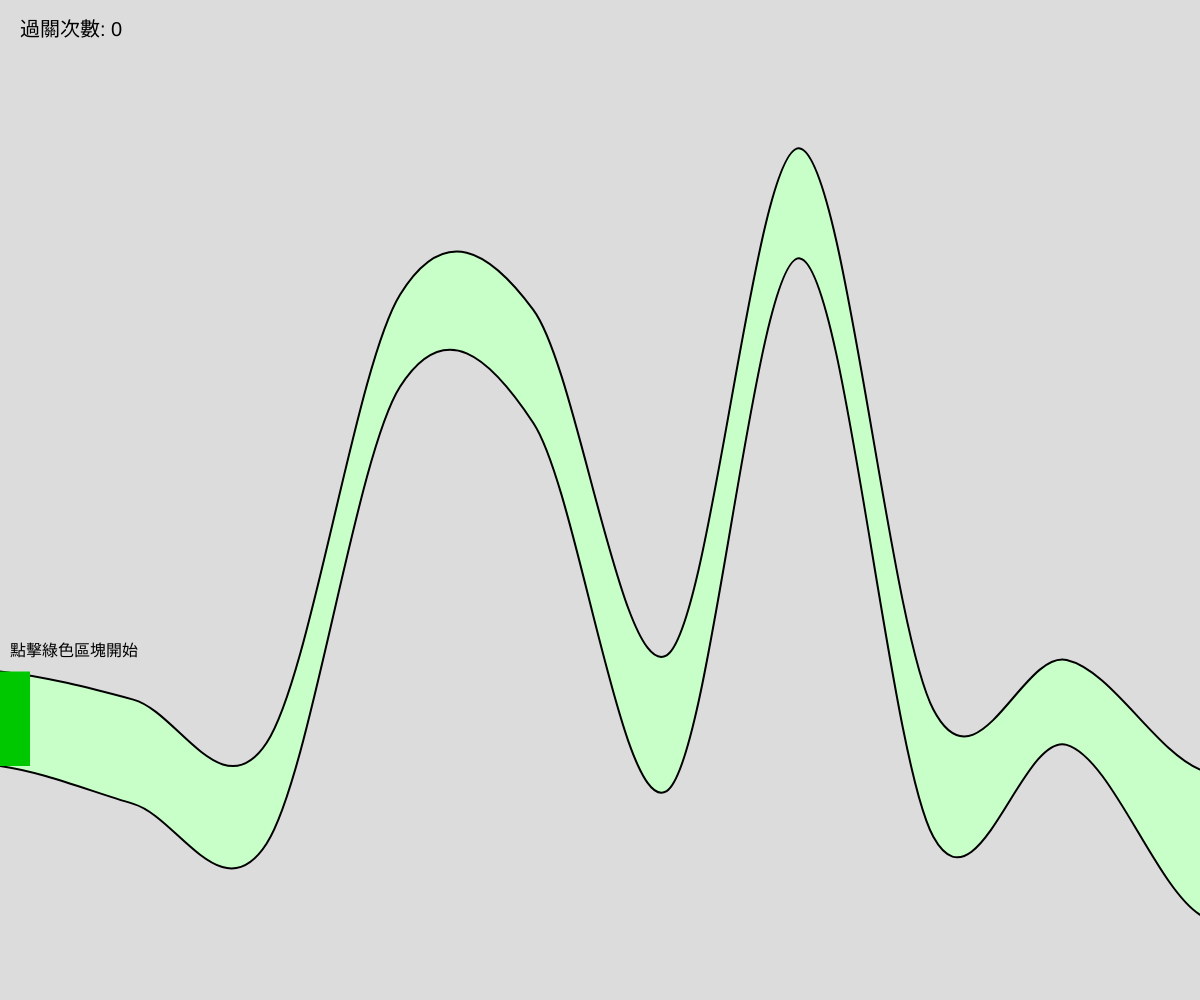
Frame 1 (no input)
Frame 60 (no input): identical to frame 1, image omitted
Frame 120 (the mouse pressed at the canvas centre since frame 60): identical to frame 1, image omitted

The p5.js sketch that drew this single still picture (run headless with seeded random() and noise() and a simulated clock; from frame 60 on, the mouse is pressed at the canvas centre):

// p5.js sketch
// ── sketch.js
let points = [];
let gameState = 'START'; // 狀態機：'START', 'PLAYING', 'FAIL', 'WIN'
let passCount = 0;       // 記錄過關次數
let numPoints = 10;      // 設定產生 10 個點
let segmentWidth;        // 每一段通道的 X 軸寬度

function setup() {
  createCanvas(windowWidth, windowHeight); // 變更為全螢幕
  initGame(true);
}

function windowResized() {
  resizeCanvas(windowWidth, windowHeight); // 確保視窗縮放時維持全螢幕
}

function initGame(reset = false) {
  if (reset) passCount = 0; // 若選擇重置，將過關次數歸零
  points = [];
  gameState = 'START';
  segmentWidth = width / (numPoints - 1);
  
  // 產生 10 個點，X 座標依據全螢幕寬度等距分佈
  for (let i = 0; i < numPoints; i++) {
    let x = i * segmentWidth;
    let yTop = random(100, height - 100);
    
    // 難度機制：過關次數越多，通道寬度上限逐漸減少，但嚴格限制在 20 到 45 間
    let minGap = 80;
    let maxGap = max(80, 150 - passCount * 2);
    let gap = random(minGap, maxGap);
    let yBottom = yTop + gap;
    points.push({ x: x, yTop: yTop, yBottom: yBottom });
  }
}

function draw() {
  background(220);

  // 畫出安全區域(通道)，以利玩家辨識
  noStroke();
  fill(200, 255, 200);
  beginShape();
  // 加入畫布外的虛擬控制點，確保曲線兩端也能平滑，且維持完美的 X 軸等距
  curveVertex(-segmentWidth, points[0].yTop); 
  for (let p of points) curveVertex(p.x, p.yTop);
  curveVertex(width + segmentWidth, points[points.length - 1].yTop);
  
  curveVertex(width + segmentWidth, points[points.length - 1].yBottom);
  for (let i = points.length - 1; i >= 0; i--) curveVertex(points[i].x, points[i].yBottom);
  curveVertex(-segmentWidth, points[0].yBottom);
  endShape(CLOSE);

  // 用 curveVertex 指令畫出上方線條 (平滑曲線)
  stroke(0);
  strokeWeight(2);
  noFill();
  beginShape();
  curveVertex(-segmentWidth, points[0].yTop);
  for (let p of points) curveVertex(p.x, p.yTop);
  curveVertex(width + segmentWidth, points[points.length - 1].yTop);
  endShape();

  // 用 curveVertex 指令畫出下方線條
  beginShape();
  curveVertex(-segmentWidth, points[0].yBottom);
  for (let p of points) curveVertex(p.x, p.yBottom);
  curveVertex(width + segmentWidth, points[points.length - 1].yBottom);
  endShape();

  // 遊戲狀態機處理
  if (gameState === 'START') {
    // 開始畫面：在左側起點畫出開始按鈕區塊
    fill(0, 200, 0);
    noStroke();
    let startY = points[0].yTop;
    let startH = points[0].yBottom - startY;
    rect(0, startY, 30, startH); 

    fill(0);
    textAlign(LEFT, CENTER);
    textSize(16);
    text("點擊綠色區塊開始", 10, startY - 20);
  } else if (gameState === 'PLAYING') {
    // 畫出代表滑鼠位置的點
    fill(255, 0, 0);
    noStroke();
    circle(mouseX, mouseY, 6);
    
    // 每次畫面更新都確認是否碰到線條
    checkCollision();
  } else if (gameState === 'FAIL') {
    fill(255, 0, 0);
    textAlign(CENTER, CENTER);
    textSize(32);
    text("遊戲失敗！", width / 2, height / 2);
    textSize(16);
    text("點擊畫面重新開始", width / 2, height / 2 + 40);
  } else if (gameState === 'WIN') {
    fill(0, 0, 255);
    textAlign(CENTER, CENTER);
    textSize(32);
    text("遊戲成功！", width / 2, height / 2);
    textSize(16);
    text("點擊畫面進入下一關", width / 2, height / 2 + 40);
  }

  // 在左上角顯示目前過關次數
  fill(0);
  noStroke();
  textAlign(LEFT, TOP);
  textSize(20);
  text("過關次數: " + passCount, 20, 20);
}

function checkCollision() {
  // 若滑鼠超出畫布範圍，視為失敗
  if (mouseX < 0 || mouseX > width || mouseY < 0 || mouseY > height) {
    gameState = 'FAIL';
    return;
  }

  // 成功條件：到達最右側的結束點
  if (mouseX >= width - 2) {
    gameState = 'WIN';
    return;
  }

  // 依據新計算的寬度判斷滑鼠所在的線段區間
  let i = Math.floor(mouseX / segmentWidth);
  if (i < 0) i = 0;
  if (i >= numPoints - 1) i = numPoints - 2;

  let p1 = points[i];
  let p2 = points[i + 1];

  // 取得前後控制點 (邏輯與繪圖時的虛擬控制點對齊)
  let p0_yTop = (i === 0) ? points[0].yTop : points[i - 1].yTop;
  let p0_yBottom = (i === 0) ? points[0].yBottom : points[i - 1].yBottom;
  let p3_yTop = (i === numPoints - 2) ? points[numPoints - 1].yTop : points[i + 2].yTop;
  let p3_yBottom = (i === numPoints - 2) ? points[numPoints - 1].yBottom : points[i + 2].yBottom;

  // 計算 X 軸在目前區段中的進度比例 (在等距控制點的 Catmull-Rom 曲線中，X(t) 具備完美的線性關係)
  let t = (mouseX - p1.x) / segmentWidth;
  // 使用 curvePoint 計算出目前 X 座標在曲線上所對應的精確 Y 座標
  let currentYTop = curvePoint(p0_yTop, p1.yTop, p2.yTop, p3_yTop, t);
  let currentYBottom = curvePoint(p0_yBottom, p1.yBottom, p2.yBottom, p3_yBottom, t);

  // 若滑鼠碰到或超出上下線條
  if (mouseY <= currentYTop || mouseY >= currentYBottom) {
    gameState = 'FAIL';
  }
}

function mousePressed() {
  if (gameState === 'START') {
    // 判斷是否點擊到左側起點 (綠色區塊) 才開始遊戲
    let startY = points[0].yTop;
    let startH = points[0].yBottom - startY;
    if (mouseX >= 0 && mouseX <= 30 && mouseY >= startY && mouseY <= startY + startH) {
      gameState = 'PLAYING';
    }
  } else if (gameState === 'FAIL') {
    // 失敗時，重置過關次數並重新開始
    initGame(true);
  } else if (gameState === 'WIN') {
    // 成功時，累積過關次數並進入下一關
    passCount++;
    initGame(false);
  }
}
